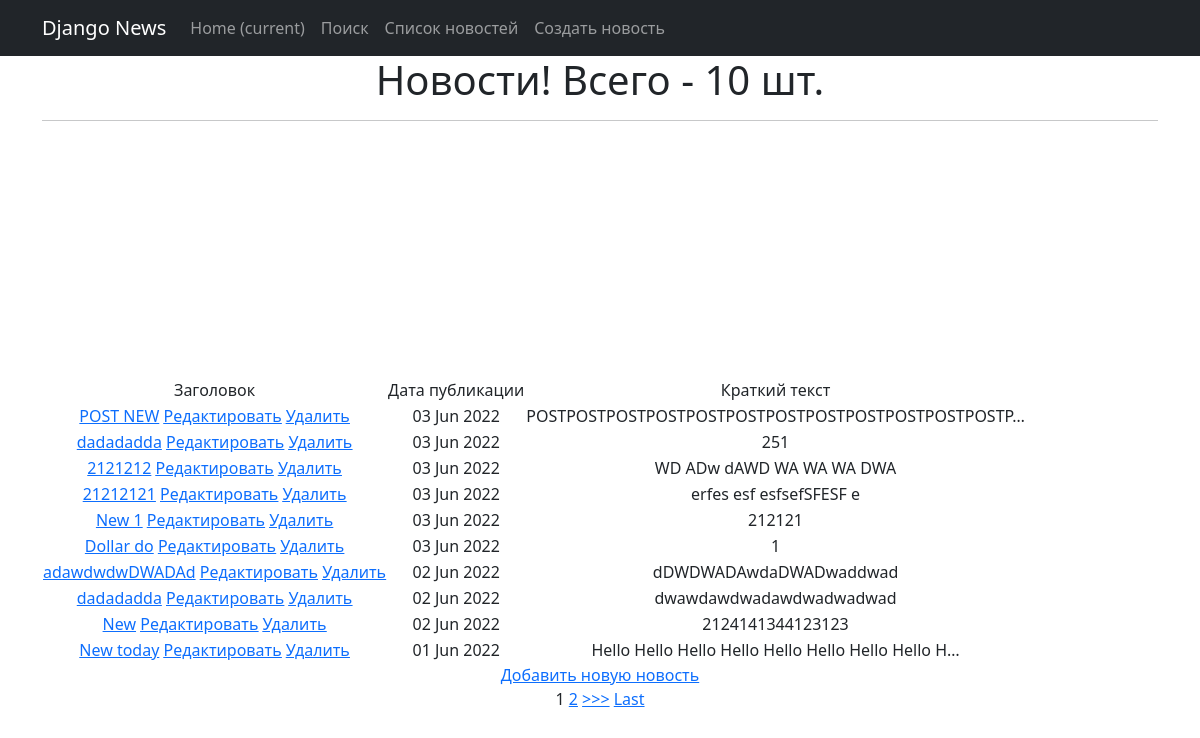
Page /news/ on the committed database.
### news/models.py (models this page shows, shortened)
class Post(models.Model):
    post = 'PO'
    news = 'NW'
    POSITIONS=[
    (post,'post'),
    (news,'news'),]
    post_author = models.ForeignKey(Author, on_delete = models.CASCADE)
    post_type = models.CharField(max_length=2, choices= POSITIONS)
    post_date_created = models.DateField(auto_now_add = True)
    post_detailed_time_created = models.TimeField(auto_now_add = True)
    category = models.ManyToManyField(Category, through = 'PostCategory')
    head_of_post = models.CharField(max_length = 255)
    article_text = models.TextField()
    post_raiting = models.IntegerField(default = 1)

### news/views.py (the view, shortened to what this page needs)
# urls.py: path('', NewsList.as_view()),
class NewsList(ListView):
    model = Post
    template_name = 'news.html'
    context_object_name = 'news'
    queryset = Post.objects.filter(post_type='NW').order_by('-id')
    paginate_by = 10
    def get_context_data(self, **kwargs):
        context = super().get_context_data(**kwargs)
        context['filter'] = PostFilter(self.request.GET, queryset=self.get_queryset())
        context['head_of_post'] = Post.objects.all()
        context['article_text'] = Post.objects.all()
        context['post_author'] = Post.objects.all()
        context['post_type'] = Post.objects.all()
        context['form'] = NewsForm()
        return context

### templates/news.html (shortened to what this page needs)
{% extends 'flatpages/default.html' %}
{% load custom_filters %}
{% block content %}
    <h1>Новости! Всего - {{ news|length }} шт.</h1>
    <hr>
    {% if news  %}
        <table>
            <tr>
                <td>
                    Заголовок
                </td>
                <td>
                    Дата публикации
                </td>
                <td>
                    Краткий текст
                </td>
            </tr>
        {% for directNews in news %}
            <tr>
                <td>
                    <a href="{% url 'newsDetail' directNews.id %}">{{ directNews.head_of_post }}</a>
                    <a href="{% url 'news_update' directNews.id %}"><u>Редактировать</u></a>
                    <a href="{% url 'news_delete' directNews.id %}"><u> Удалить </u></a>
                </td>
                <td>
                    {{  directNews.post_date_created|date:'d M Y'  }}
                </td>
                <td>
                    {{ directNews.article_text|truncatechars:50 }}
                </td>
                <br>
            </tr>
        {% endfor %}
        </table>
        <a href="{% url 'create_news' %}">Добавить новую новость</a> <br>
    {% if is_paginated %}
        {% for num in page_obj.paginator.page_range %}
            {% if page_obj.number == num %}
                <a>{{ num }}</a>
            {% elif num > page_obj.number|add:'-3' and num < page_obj.number|add:'3' %}
                <a href="?page={{ num }}">{{ num }}</a>
            {% endif %}
        {% endfor %}
        {% if page_obj.has_next %}
            <a href="?page={{ page_obj.next_page_number }}">>>></a>
            <a href="?page={{ page_obj.paginator.num_pages }}">Last</a>
        {% endif %}
    {% endif %}
        {% else %}
        <h2> Новостей нет!</h2>
    {% endif %}
{% endblock content %}

### templates/flatpages/default.html (shortened to what this page needs)
{% load static %}
<!DOCTYPE html>
<html lang="en">
<head>
  <link href="{% static 'css/styles.css' %}" rel="stylesheet">
</head>
<body>
  <nav class="navbar navbar-expand-lg navbar-dark bg-dark static-top">
    <div class="container">
      <a class="navbar-brand" href="#">Django News</a>
      <div class="collapse navbar-collapse" id="navbarResponsive">
        <ul class="navbar-nav ml-auto">
          <li class="nav-item active">
            <a class="nav-link" href="#">Home
              <span class="sr-only">(current)</span>
            </a>
          </li>
          <li class="nav-item">
            <a class="nav-link" href="/news/search">Поиск</a>
          </li>
          <li class="nav-item">
            <a class="nav-link" href="/news/">Список новостей</a>
          </li>
          <li class="nav-item">
            <a class="nav-link" href="/news/add">Создать новость</a>
          </li>
        </ul>
      </div>
    </div>
  </nav>
  <div class="container">
    <div class="row">
      <div class="col-lg-12 text-center">
       {% block content %}{% endblock content %}
      </div>
    </div>
  </div>
</body>
</html>

### rows in the picture
Post: head_of_post "POST NEW", post_date_created "03 Jun 2022", article_text "POSTPOSTPOSTPOSTPOSTPOSTPOSTPOSTPOSTPOSTPOSTPOSTP…"
Post: head_of_post "dadadadda", post_date_created "03 Jun 2022", article_text "251"
Post: head_of_post "2121212", post_date_created "03 Jun 2022", article_text "WD ADw dAWD WA WA WA DWA"
Post: head_of_post "21212121", post_date_created "03 Jun 2022", article_text "erfes esf esfsefSFESF e"
Post: head_of_post "New 1", post_date_created "03 Jun 2022", article_text "212121"
Post: head_of_post "Dollar do", post_date_created "03 Jun 2022", article_text "1"
Post: head_of_post "adawdwdwDWADAd", post_date_created "02 Jun 2022", article_text "dDWDWADAwdaDWADwaddwad"
Post: head_of_post "dadadadda", post_date_created "02 Jun 2022", article_text "dwawdawdwadawdwadwadwad"
Post: head_of_post "New", post_date_created "02 Jun 2022", article_text "2124141344123123"
Post: head_of_post "New today", post_date_created "01 Jun 2022", article_text "Hello Hello Hello Hello Hello Hello Hello Hello H…"

### other values in the picture
{{ news|length }} "10"
{{ num }} "1"
{{ num }} "2"
